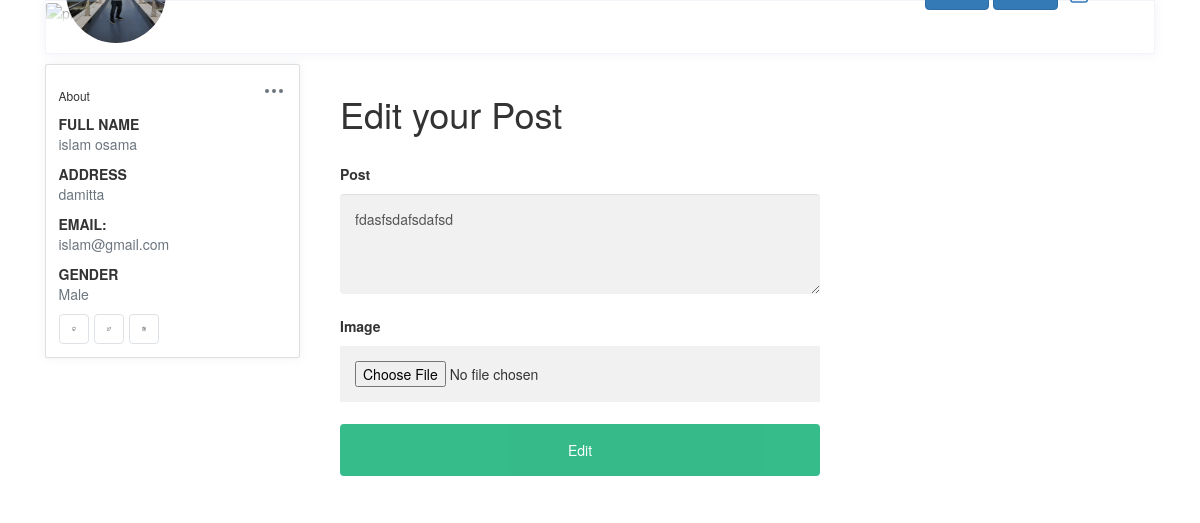
The page /post.php?id=10&action=edit (signed in) on the database its author committed.
### tables this page shows
CREATE TABLE `users` (
  `User_Id` int(11) NOT NULL,
  `fname` varchar(30) NOT NULL,
  `lname` varchar(30) NOT NULL,
  `Username` varchar(30) NOT NULL,
  `Address` varchar(30) NOT NULL,
  `Email` varchar(30) NOT NULL,
  `Password` varchar(30) NOT NULL,
  `Gender` enum('Female','Male') NOT NULL,
  `Profile_Img` varchar(30) NOT NULL
);

CREATE TABLE `posts` (
  `Post_Id` int(11) NOT NULL,
  `User_Id` int(11) NOT NULL,
  `Body` varchar(250) NOT NULL,
  `Image` varchar(30) NOT NULL,
  `Date` datetime DEFAULT NULL
);

### viewprofile.php (called while the page is built)
<?php
$con = new PDO("mysql:host=localhost; dbname=Facebook","root","");
$data=$con->query("select * from users where User_Id={$_COOKIE['userid']}");
$profile=$data->fetch(PDO::FETCH_ASSOC);
?>

### classes/db.php (called while the page is built, shortened)
<?php
class db{
    private $dbname="Facebook";
    private $host="localhost";
    private $username="root";
    private $password="";
    private $connection=null;
    function __construct(){
        $this->server="mysql:host=$this->host;dbname=$this->dbname";
        $this->connection= new pdo($this->server,$this->username,$this->password);
    }
    public function getAllData($table ,$condition=1){
       return $this->connection->query("select * from $table where $condition ORDER BY date DESC");
    }
}
?>

### Layouts/LeftSide.php (the view, shortened to what this page needs)
<?php include("viewprofile.php")?>
<div class="d-none d-md-block col-md-4 col-xl-3 left-wrapper">
            <div class="card rounded">
                <div class="card-body">
                    <div class="d-flex align-items-center justify-content-between mb-2">
                        <h6 class="card-title mb-0">About</h6>
                        <div class="dropdown">
                            <button class="btn p-0" type="button" id="dropdownMenuButton" data-toggle="dropdown" aria-haspopup="true" aria-expanded="false">
                            </button>
                        </div>
                    </div>
                    <div class="mt-3">
                        <label class="tx-11 font-weight-bold mb-0 text-uppercase">Full Name</label>
                        <p class="text-muted"><?php echo $profile['fname']." ".$profile['lname']?></p>
                    </div>
                    <div class="mt-3">
                        <label class="tx-11 font-weight-bold mb-0 text-uppercase">Address</label>
                        <p class="text-muted"><?php echo $profile['Address']?></p>
                    </div>
                    <div class="mt-3">
                        <label class="tx-11 font-weight-bold mb-0 text-uppercase">Email:</label>
                        <p class="text-muted"><?php echo $profile['Email']?></p>
                    </div>
                    <div class="mt-3">
                        <label class="tx-11 font-weight-bold mb-0 text-uppercase">Gender</label>
                        <p class="text-muted"><?php echo $profile['Gender']?></p>
                    </div>
                    <div class="mt-3 d-flex social-links">
                        <a href="javascript:;" class="btn d-flex align-items-center justify-content-center border mr-2 btn-icon github">
                        </a>
                        <a href="javascript:;" class="btn d-flex align-items-center justify-content-center border mr-2 btn-icon twitter">
                        </a>
                        <a href="javascript:;" class="btn d-flex align-items-center justify-content-center border mr-2 btn-icon instagram">
                        </a>
                    </div>
                </div>
            </div>
        </div>

### Layouts/header.php (shortened to what this page needs)
<?php include("viewprofile.php")?>
<div class="row">
        <div class="col-12 grid-margin">
            <div class="profile-header">
                <div class="cover">
                    <div class="gray-shade"></div>
                    <figure>
                    </figure>
                    <div class="cover-body d-flex justify-content-between align-items-center">
                        <div>
                            <img class="profile-pic" width="100px" height="100px" src="images/<?php echo$profile['Profile_Img'];?>" alt="profile">
                        </div>
                        <div class="d-none d-md-block">
                        <a href="index.php" class="btn btn-primary">Home</a>
                        <a href="profile.php" class="btn btn-primary">Profile</a>
                            <a href="logout.php">
                           </a>
                        </div>
                    </div>
                </div>
                <div class="header-links">
                </div>
            </div>
        </div>
    </div>

### Designs/editPost.php
<div class='col-md-8 col-sm-12 pull-left posttimeline'>
<?php
require_once("./classes/db.php");
$conn= new db();
$allPosts=$conn->getAllData("posts","Post_Id={$_GET['id']}");
while($post=$allPosts->fetch(PDO::FETCH_ASSOC)){
    echo "<div  id='editForm'>
            <form method='post' action='./PostController.php' enctype='multipart/form-data' class='form-container'>
                <h1>Edit your Post</h1>
                <input type='text' name='id' hidden value='{$post['Post_Id']}'></br>
                <label for='post'><b>Post</b></label>
                <textarea class='form-control' name='body' id='EdittedPost' style='height: 100px'>{$post['Body']}</textarea>
                <label for='image'><b>Image</b></label>
                <input type='file' name='EdittedPostImg'>
                <button type='submit' class='btn' name='EditPost' >Edit</button>
            </form>
        </div>
    ";
}
?>
</div>

### Css/index.css (style rules this page uses)
body { background-color: #f9fafb; margin-top:20px; }
.profile-page .profile-header { box-shadow: 0 0 10px 0 rgba(183, 192, 206, 0.2); border: 1px solid #f2f4f9; }
.profile-page .profile-header .cover { position: relative; border-radius: .25rem .25rem 0 0; }
.profile-page .profile-header .cover figure { margin-bottom: 0; }
.profile-page .profile-header .cover .gray-shade { position: absolute; top: 0; left: 0; width: 100%; height: 100%; z-index: 1; background: linear-gradient(rgba(255, 255, 255, 0.1), #fff 99%); }
.profile-page .profile-header .cover .cover-body { position: absolute; bottom: -20px; left: 0; z-index: 2; width: 100%; padding: 0 20px; }
.profile-page .profile-header .cover .cover-body .profile-pic { border-radius: 50%; width: 100px; }
.profile-page .profile-header .header-links { padding: 15px; display: -webkit-flex; display: flex; -webkit-justify-content: center; justify-content: center; background: #fff; border-radius: 0 0 .25rem .25rem; }
.profile-page .profile-body .left-wrapper .social-links a { width: 30px; height: 30px; }
img { vertical-align: middle; border-style: none; }
.grid-margin { margin-bottom: 1rem; }
.card { box-shadow: 0 0 10px 0 rgba(183, 192, 206, 0.2); -webkit-box-shadow: 0 0 10px 0 rgba(183, 192, 206, 0.2); -moz-box-shadow: 0 0 10px 0 rgba(183, 192, 206, 0.2); -ms-box-shadow: 0 0 10px 0 rgba(183, 192, 206, 0.2); }
.rounded { border-radius: 0.25rem !important; }
.card { position: relative; display: flex; flex-direction: column; min-width: 0; word-wrap: break-word; background-color: #fff; background-clip: border-box; border: 1px solid #f2f4f9; border-radius: 0.25rem; }

### Css/popup.css (style rules this page uses)
.form-container { max-width: 500px; padding: 10px; background-color: white; }
.form-container textarea { width: 100%; padding: 15px; margin: 5px 0 22px 0; border: none; background: #f1f1f1; }
.form-container input[type="file"] { width: 100%; padding: 15px; margin: 5px 0 22px 0; border: none; background: #f1f1f1; }
.form-container .btn { background-color: #04AA6D; color: white; padding: 16px 20px; border: none; cursor: pointer; width: 100%; margin-bottom:10px; opacity: 0.8; }

### rows shown on the page
users: Profile_Img (picture), fname "islam", lname "osama", Address "damitta", Email "islam@gmail.com", Gender "Male"
posts: body "fdasfsdafsdafsd"
